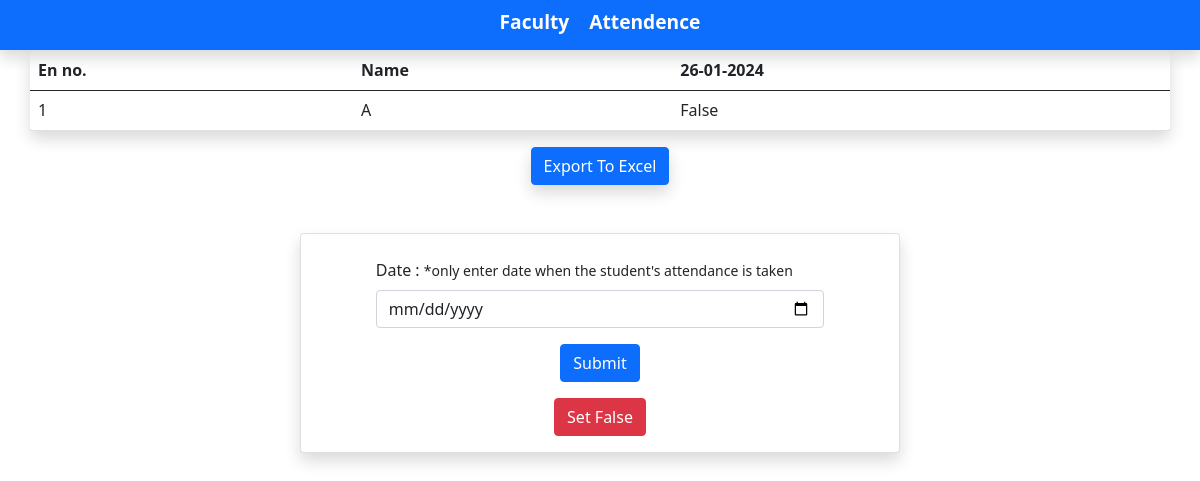
/faculty/, run on an earlier commit of the app's database.
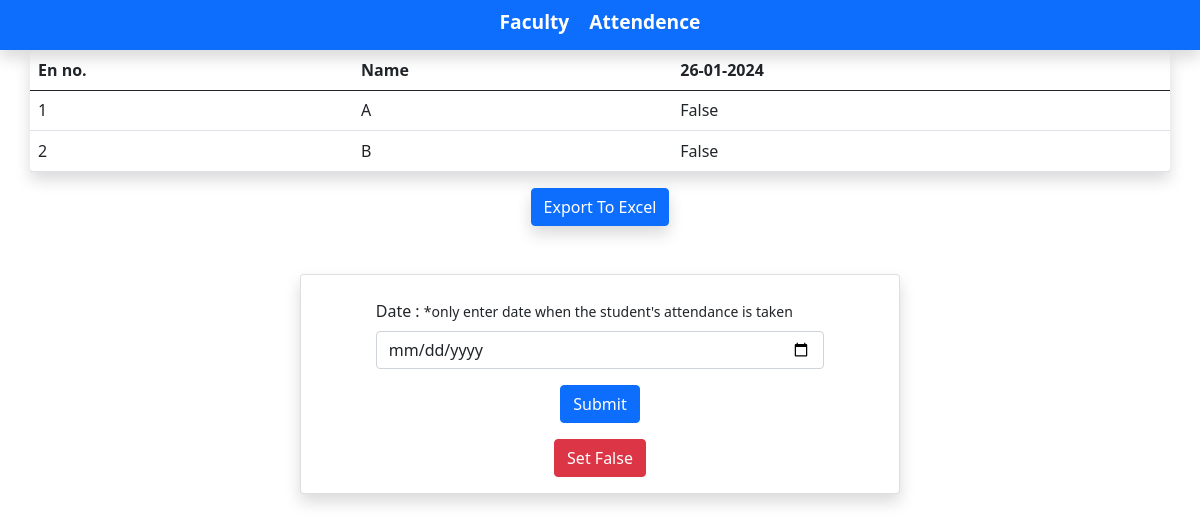
And on a later commit of the database.
### college_admin/models.py (models this page shows)
class register(models.Model):
    en_no = models.TextField(max_length=20,primary_key=True)
    name = models.TextField(max_length=20)
    img = models.ImageField(upload_to="img/")
    attended = models.BooleanField(default=False)

### faculty/views.py (the view, shortened to what this page needs)
# urls.py: path('',F_home,name='F_home'),
def F_home(request):
    data = register.objects.values("en_no", "name", "attended")
    context = {
        "page": "Faculty",
        "data": data,
        "current_datetime": current_datetime,
    }
    date = ""
    return render(request, "F_index.html", context)

### faculty/templates/F_index.html (shortened to what this page needs)
{% extends "./base.html" %}
{% block index %}
<table class="table container shadow rounded-3 border-5">
  <thead>
    <tr>
      <th scope="col">En no.</th>
      <th scope="col">Name</th>
      <th scope="col">{{ current_datetime|date:"d-m-Y"}}</th>
    </tr>
  </thead>
  <tbody>
    <tr>
      {% for row in data %}
    <tr>
      <td>{{ row.en_no }}</td>
      <td>{{ row.name }}</td>
      <td>{{ row.attended }}</td>
    </tr>
    {% endfor %}
    </tr>
  </tbody>
</table>
<form method="post" action="{% url 'export_to_excel' %}">
  <div class="d-block custom-button mt-3">
    <button type="submit" class="btn btn-primary shadow">Export To Excel</button>
  </div>
</form>
<div class="d-flex justify-content-center">
  <section class="card shadow m-5 d-flex justify-content-center align-items-center w-50">
    <div class="mb-3 w-75 d-block m-4">
      <form method="post">
          <label for="exampleInputEmail1" class="form-label d-block">Date : <small>*only enter date when the student's attendance is taken</small> </label>
          <input type="date" class="form-control" name="date">
          <div class="d-block custom-button mt-3">
            <button type="submit" class="btn btn-primary">Submit</button>
          </div>
      </form>
      <form method="post" action="{% url 'empty' %}">
            <div class="d-block custom-button mt-3">
                <button type="submit" class="btn btn-danger">Set False</button>
            </div>
        </form>
    </div>
  </section>
{% endblock %}

What changed in the data, as far as the page shows it:
added register: en_no "2", name "B", attended "False"
